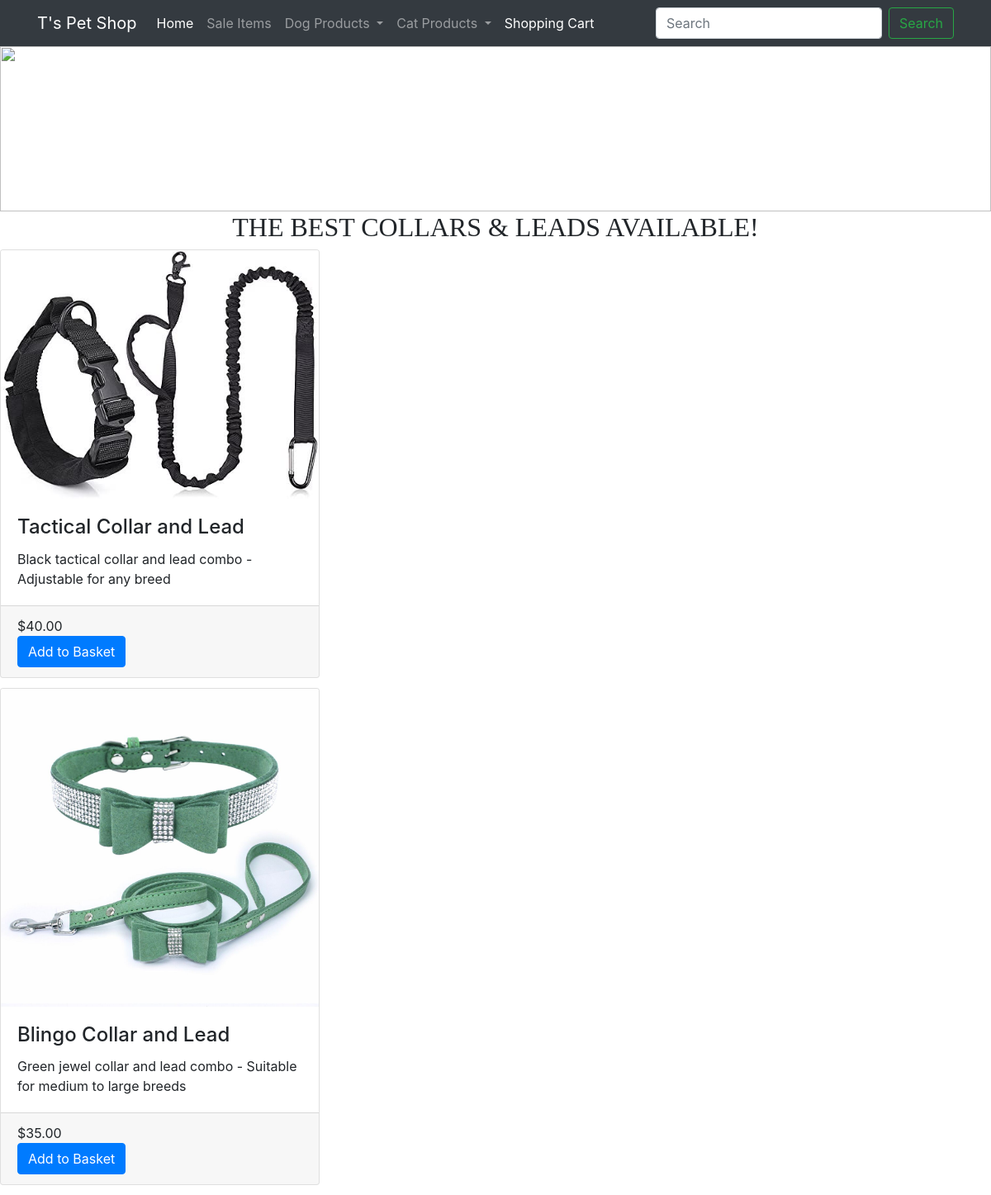
/Dog_CollarLead, run on the app's committed database.
### petshop/models.py (models this page shows, shortened)
class Product(db.Model):
    __tablename__='product'
    id = db.Column(db.Integer, primary_key=True)
    name = db.Column(db.String(64), unique=True)
    category = db.Column(db.String(64), nullable=False)
    description = db.Column(db.String(500), nullable=False)
    image = db.Column(db.String(60), nullable=False, default = 'defaultcity.jpg')
    price = db.Column(db.Float, nullable=False)

### petshop/views.py (the view)
@bp.route('/Dog_CollarLead')
def DogCollarLead():
    dogCollarLead = Product.query.filter(Product.category == "Dog Collar")
    return render_template('Dog_CollarLead.html', dogCollarLead = dogCollarLead)

### petshop/templates/Dog_CollarLead.html (shortened to what this page needs)
{% extends 'base.html' %}
{% block head %}
<body>
    <h1>THE BEST COLLARS & LEADS AVAILABLE!</h1>
    </div>
    {% for Product in dogCollarLead%}
    <div class="card-columns">
      <div class="card">
          <img class="card-img-top" src="{{url_for('static', filename='img/'+Product.image)}}" alt="Card image" width="100%" height="100%" >
          <div class="card-body" >
              <h4 class="card-title">{{Product.name}}</h4>
              <p class="card-text">{{Product.description}}</p>
          </div>
           <div class="card-footer">{{"$%.2f"|format(Product.price)}}
            <form action="{{ url_for('main.order') }}">
              <input class="btn btn-primary" type="submit" value="Add to Basket">
          </form>
  </div>
</div>
      </div>
      {% endfor %}
</body>
</section>
{% endblock %}

### petshop/templates/base.html (style rules this page uses)
h1 { font-family:cursive }
h1 { font-size: 200% }

### data on the page
Product: image (picture), name "Tactical Collar and Lead", description "Black tactical collar and lead combo - Adjustable for any breed", price "$40.00"
Product: image (picture), name "Blingo Collar and Lead", description "Green jewel collar and lead combo - Suitable for medium to large breeds", price "$35.00"
